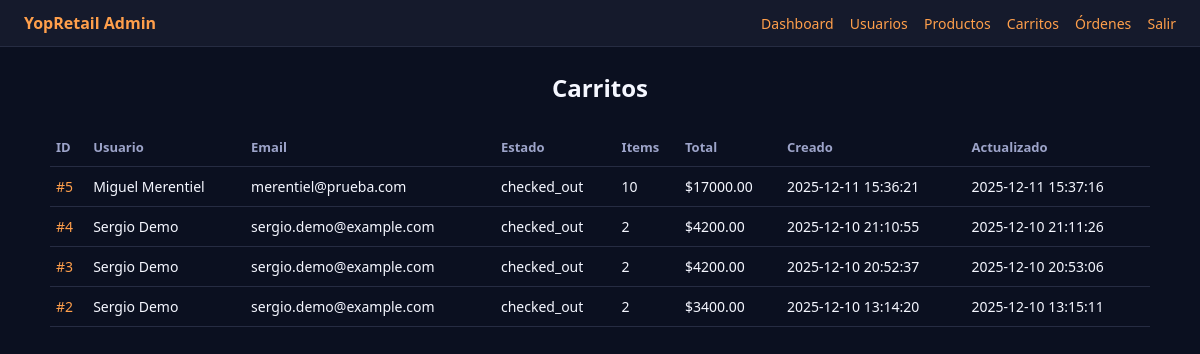
The page /admin/carts (signed in) on the database as committed earlier.
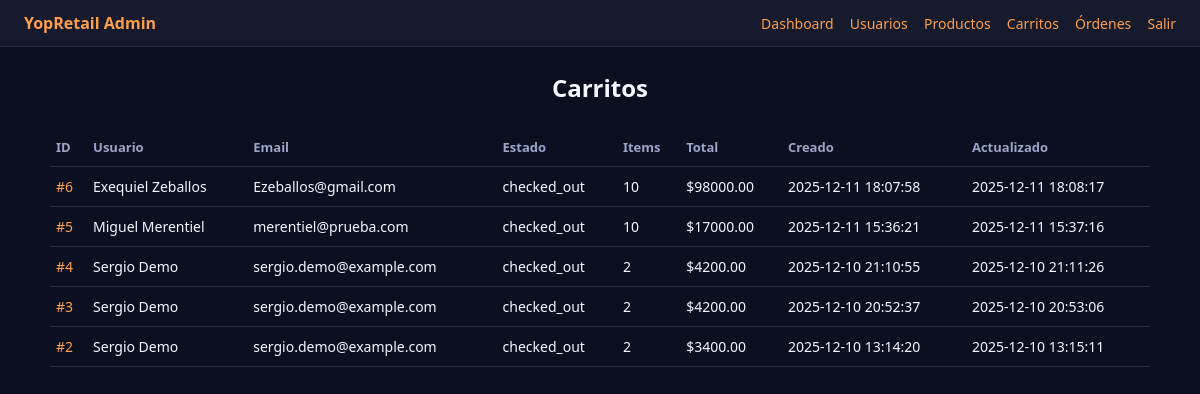
The same page on the database as committed later.
### tables this page shows
CREATE TABLE carts (
    id          INTEGER PRIMARY KEY AUTOINCREMENT,
    user_id     INTEGER NOT NULL,
    status      TEXT NOT NULL DEFAULT 'active', -- active | checked_out
    created_at  TEXT DEFAULT (datetime('now')),
    updated_at  TEXT DEFAULT (datetime('now')),
    FOREIGN KEY (user_id) REFERENCES users(id)
);

### backoffice_app.py (the view)
@app.get("/admin/carts", response_class=HTMLResponse)
def admin_carts(request: Request, _: bool = Depends(get_current_admin)):
    with get_connection() as conn:
        rows = conn.execute(
            """
            SELECT
                c.id,
                c.user_id,
                u.name AS user_name,
                u.email AS user_email,
                c.status,
                c.created_at,
                c.updated_at,
                COALESCE(SUM(ci.quantity * ci.unit_price), 0) AS total,
                COALESCE(SUM(ci.quantity), 0) AS items_count
            FROM carts c
            JOIN users u ON u.id = c.user_id
            LEFT JOIN cart_items ci ON ci.cart_id = c.id
            GROUP BY c.id
            ORDER BY c.created_at DESC
            """
        ).fetchall()
    return templates.TemplateResponse(
        "carts.html",
        {"request": request, "carts": rows},
    )

### templates/carts.html (shortened to what this page needs)
{% extends "admin_base.html" %}
{% block content %}
<h2>Carritos</h2>
<table class="table">
  <thead>
    <tr>
      <th>ID</th>
      <th>Usuario</th>
      <th>Email</th>
      <th>Estado</th>
      <th>Items</th>
      <th>Total</th>
      <th>Creado</th>
      <th>Actualizado</th>
    </tr>
  </thead>
  <tbody>
    {% for c in carts %}
    <tr>
      <td><a href="/admin/carts/{{ c.id }}">#{{ c.id }}</a></td>
      <td>{{ c.user_name }}</td>
      <td>{{ c.user_email }}</td>
      <td>{{ c.status }}</td>
      <td>{{ c.items_count }}</td>
      <td>${{ "%.2f"|format(c.total) }}</td>
      <td>{{ c.created_at }}</td>
      <td>{{ c.updated_at }}</td>
    </tr>
    {% endfor %}
  </tbody>
</table>
{% endblock %}

Rows that differ between the two databases and show on the page:
added carts: id "6", user_name "Exequiel Zeballos", user_email "Ezeballos@gmail.com", status "checked_out", items_count "10", total "98000.00", created_at "2025-12-11 18:07:58", updated_at "2025-12-11 18:08:17"
